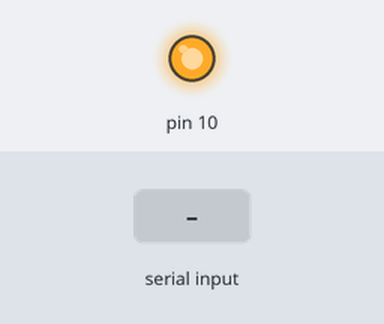
Recording of a sketch running on a simulated Arduino Uno, built with avr-gcc and run on an emulated ATmega328P. Parts: output pins drawn as LEDs (lit = HIGH). The inputs (shaded band) are chosen by the test bench.

Above: at 1.2 s.
1.3 s: "90,45\n" received over Serial
At 2.0 s:
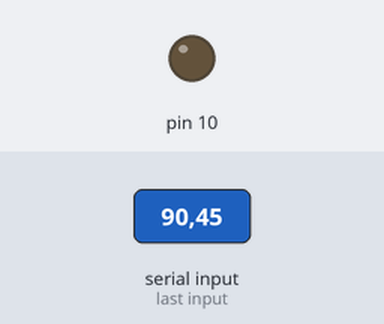
2.8 s: "30,150\n" received over Serial
At 3.2 s:
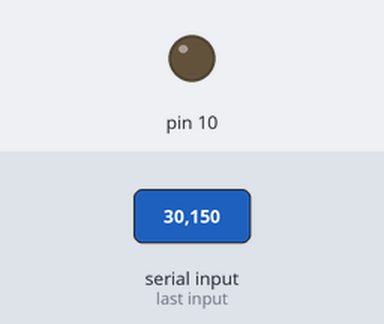
4.3 s: "200\n" received over Serial
At 5.4 s:
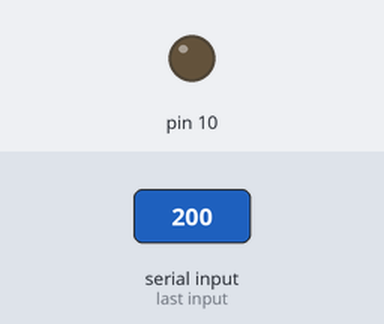
Timing chart, 0 to 7.3 s (numbered marks = the images above; inputs shaded):
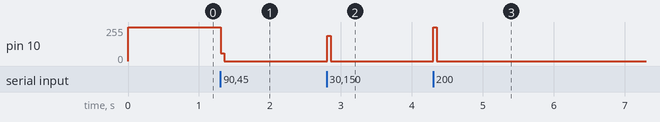

Measured:
- after the input at 1.3 s, pin 10: 255/255 → 0/255 at once
- after the input at 2.8 s, pin 10: 0/255 → 191/255 at once, → 0/255 0.05 s later
- after the input at 4.3 s, pin 10: 0/255 → 255/255 at once, → 0/255 0.05 s later

The sketch:

High_Frequency_PWM.ino
```cpp
int d = 0;            // pwm value

void setup()

{
  //  16000000 / (1 * 200 * 2 ) = 40 KHz
  Serial.begin(9600);
  Serial.setTimeout(50);
  while (!Serial){
    delay(1);
  }

  TCCR1A = _BV (WGM10) | _BV (WGM11) | _BV (COM1B1);  // Phase Correct
  TCCR1B = _BV (WGM13) | _BV (CS10);                  // Phase Correct / Prescale 1
  OCR1A = 200;                                        // Sets Top to correspond to frequency
  OCR1B = 0;                                          // Sets duty cycle (duty cycle = 0CR1B/OCR1A)
//OCR1B is the scaled speed we want out of 200
  pinMode(10, OUTPUT);


}

void loop()

{
  if (Serial.available()>0){
    OCR1B = Serial.parseInt();

  }

}
```
